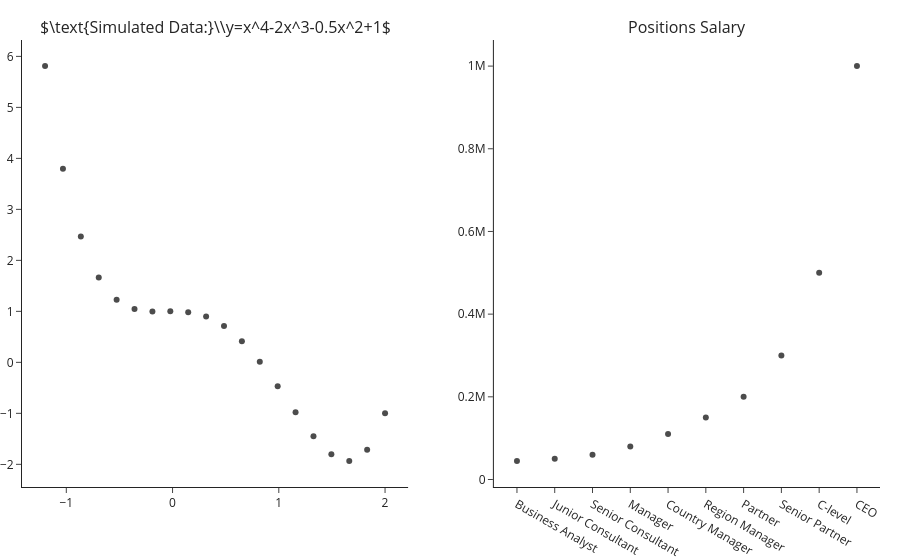

Notebook source saved alongside this figure:
### Code cell
response = lambda x: x**4 - 2*x**3 - .5*x**2 + 1

x = np.linspace(-1.2, 2, 20)
y_ = response(x)

df = pd.read_csv("../data/Position_Salaries.csv", skiprows=2, index_col=0)
x2, y2 = df.index, df.Salary

make_subplots(1, 2, subplot_titles=(r"$\text{Simulated Data:}\\y=x^4-2x^3-0.5x^2+1$", "Positions Salary"))\
    .add_traces([go.Scatter(x=x, y=y_, mode="markers", marker=dict(color="black", opacity=.7), showlegend=False),
                 go.Scatter(x=x2, y=y2, mode="markers",marker=dict(color="black", opacity=.7), showlegend=False)], 
                rows=[1,1], cols=[1,2]).show()

### Figure 1 — Plotly figure (JSON) as saved in the notebook; plotly's stock layout.template omitted (floating-point values rounded to 4 significant figures)
{"data": [{"marker": {"color": "black", "opacity": 0.7}, "mode": "markers", "showlegend": false, "type": "scatter", "x": [-1.2, -1.032, -0.8632, -0.6947, -0.5263, -0.3579, -0.1895, -0.02105, 0.1474, 0.3158, 0.4842, 0.6526, 0.8211, 0.9895, 1.158, 1.326, 1.495, 1.663, 1.832, 2], "xaxis": "x", "y": [5.81, 3.796, 2.469, 1.662, 1.23, 1.044, 0.9969, 0.9998, 0.9832, 0.8971, 0.7107, 0.4125, 0.0104, -0.4685, -0.9777, -1.451, -1.804, -1.933, -1.712, -1], "yaxis": "y"}, {"marker": {"color": "black", "opacity": 0.7}, "mode": "markers", "showlegend": false, "type": "scatter", "x": ["Business Analyst", "Junior Consultant", "Senior Consultant", "Manager", "Country Manager", "Region Manager", "Partner", "Senior Partner", "C-level", "CEO"], "xaxis": "x2", "y": [45000, 50000, 60000, 80000, 110000, 150000, 200000, 300000, 500000, 1000000], "yaxis": "y2"}], "layout": {"annotations": [{"font": {"size": 16}, "showarrow": false, "text": "$\\text{Simulated Data:}\\\\y=x^4-2x^3-0.5x^2+1$", "x": 0.225, "xanchor": "center", "xref": "paper", "y": 1, "yanchor": "bottom", "yref": "paper"}, {"font": {"size": 16}, "showarrow": false, "text": "Positions Salary", "x": 0.775, "xanchor": "center", "xref": "paper", "y": 1, "yanchor": "bottom", "yref": "paper"}], "xaxis": {"anchor": "y", "domain": [0, 0.45]}, "xaxis2": {"anchor": "y2", "domain": [0.55, 1]}, "yaxis": {"anchor": "x", "domain": [0, 1]}, "yaxis2": {"anchor": "x2", "domain": [0, 1]}}}
